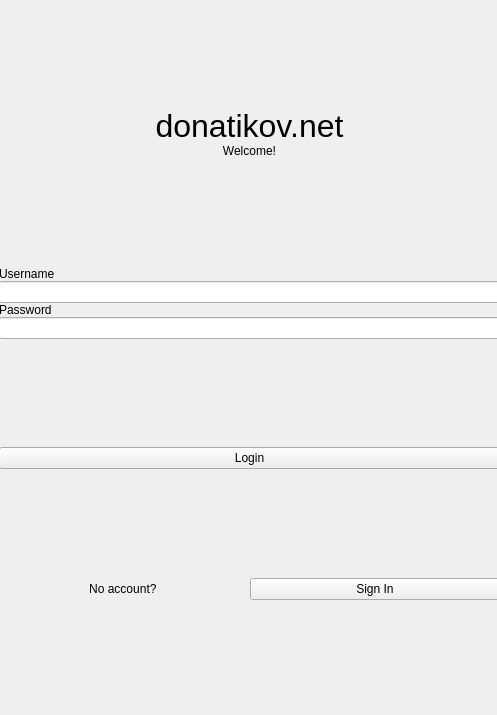
<?xml version="1.0" encoding="UTF-8"?>
<ui version="4.0">
 <class>MainWindow</class>
 <widget class="QWidget" name="MainWindow">
  <property name="geometry">
   <rect>
    <x>0</x>
    <y>0</y>
    <width>497</width>
    <height>715</height>
   </rect>
  </property>
  <property name="windowTitle">
   <string>MainWindow</string>
  </property>
  <widget class="QWidget" name="verticalLayoutWidget">
   <property name="geometry">
    <rect>
     <x>-1</x>
     <y>-1</y>
     <width>501</width>
     <height>721</height>
    </rect>
   </property>
   <layout class="QVBoxLayout" name="verticalLayout">
    <property name="spacing">
     <number>0</number>
    </property>
    <property name="bottomMargin">
     <number>11</number>
    </property>
    <item>
     <spacer name="verticalSpacer_3">
      <property name="orientation">
       <enum>Qt::Orientation::Vertical</enum>
      </property>
      <property name="sizeHint" stdset="0">
       <size>
        <width>20</width>
        <height>40</height>
       </size>
      </property>
     </spacer>
    </item>
    <item>
     <widget class="QLabel" name="donatiovNetText">
      <property name="font">
       <font>
        <pointsize>24</pointsize>
       </font>
      </property>
      <property name="text">
       <string>donatikov.net</string>
      </property>
      <property name="alignment">
       <set>Qt::AlignmentFlag::AlignCenter</set>
      </property>
      <property name="margin">
       <number>0</number>
      </property>
     </widget>
    </item>
    <item>
     <widget class="QLabel" name="welcomeText">
      <property name="text">
       <string>Welcome!</string>
      </property>
      <property name="alignment">
       <set>Qt::AlignmentFlag::AlignCenter</set>
      </property>
     </widget>
    </item>
    <item>
     <spacer name="verticalSpacer">
      <property name="orientation">
       <enum>Qt::Orientation::Vertical</enum>
      </property>
      <property name="sizeHint" stdset="0">
       <size>
        <width>20</width>
        <height>40</height>
       </size>
      </property>
     </spacer>
    </item>
    <item>
     <widget class="QLabel" name="usernameText">
      <property name="text">
       <string>Username</string>
      </property>
     </widget>
    </item>
    <item>
     <widget class="QLineEdit" name="usernameLineEdit"/>
    </item>
    <item>
     <widget class="QLabel" name="passwordText">
      <property name="text">
       <string>Password</string>
      </property>
     </widget>
    </item>
    <item>
     <widget class="QLineEdit" name="passwordLineEdit"/>
    </item>
    <item>
     <spacer name="verticalSpacer_2">
      <property name="orientation">
       <enum>Qt::Orientation::Vertical</enum>
      </property>
      <property name="sizeHint" stdset="0">
       <size>
        <width>20</width>
        <height>40</height>
       </size>
      </property>
     </spacer>
    </item>
    <item>
     <widget class="QPushButton" name="pushButton">
      <property name="text">
       <string>Login</string>
      </property>
     </widget>
    </item>
    <item>
     <spacer name="verticalSpacer_4">
      <property name="orientation">
       <enum>Qt::Orientation::Vertical</enum>
      </property>
      <property name="sizeHint" stdset="0">
       <size>
        <width>20</width>
        <height>40</height>
       </size>
      </property>
     </spacer>
    </item>
    <item>
     <layout class="QHBoxLayout" name="horizontalLayout">
      <item>
       <widget class="QLabel" name="noAccountText">
        <property name="text">
         <string>No account? </string>
        </property>
        <property name="alignment">
         <set>Qt::AlignmentFlag::AlignCenter</set>
        </property>
       </widget>
      </item>
      <item>
       <widget class="QPushButton" name="signInButton">
        <property name="text">
         <string>Sign In</string>
        </property>
       </widget>
      </item>
     </layout>
    </item>
    <item>
     <spacer name="verticalSpacer_5">
      <property name="orientation">
       <enum>Qt::Orientation::Vertical</enum>
      </property>
      <property name="sizeHint" stdset="0">
       <size>
        <width>20</width>
        <height>40</height>
       </size>
      </property>
     </spacer>
    </item>
   </layout>
  </widget>
 </widget>
 <resources/>
 <connections/>
</ui>
